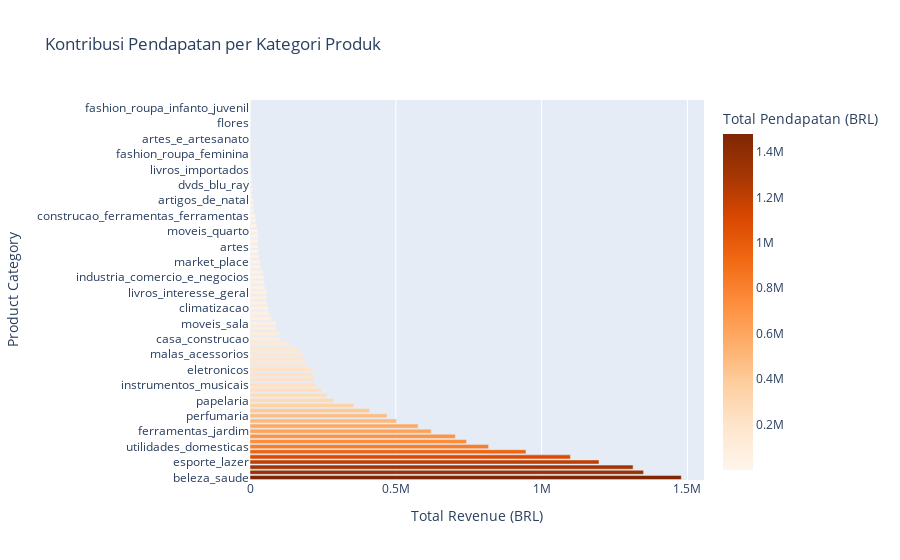
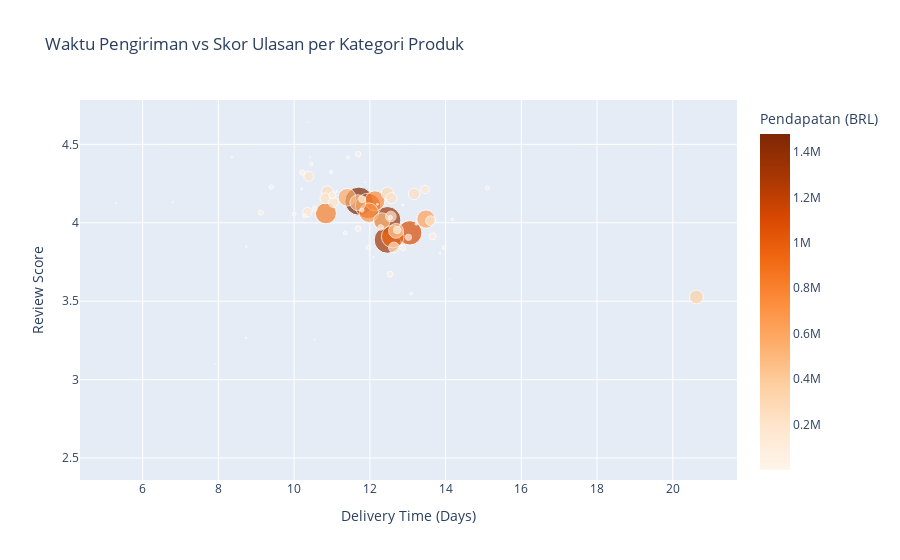

Notebook cell for these charts, in order:
### Markdown cell above
# Pertanyaan Bisnis 2: Produk atau kategori apa yang memberikan kontribusi pendapatan terbesar?

### Code cell
# Tambahkan kolom total_value jika belum ada
if 'total_value' not in df.columns:
    df['total_value'] = df['price'] + df['freight_value']

# Analisis kontribusi pendapatan dan performa produk
def revenue_and_performance_analysis(df):
    """
    Analyze revenue contribution, delivery time, and review scores by product category.
    """
    # Group by product category to calculate revenue, delivery time, and review score
    category_performance = (
        df.groupby('product_category_name')
        .agg({
            'total_value': 'sum',  # Total revenue
            'delivery_time': 'mean',  # Average delivery time
            'review_score': 'mean'  # Average review score
        })
        .sort_values('total_value', ascending=False)
        .reset_index()
    )
    
    # Visualisasi kontribusi pendapatan
    fig_revenue = px.bar(
        category_performance,
        x='total_value',
        y='product_category_name',
        color='total_value',
        color_continuous_scale='Oranges',
        title='Kontribusi Pendapatan per Kategori Produk',
        labels={'total_value': 'Total Pendapatan (BRL)', 'product_category_name': 'Kategori Produk'},
        orientation='h'
    )
    fig_revenue.update_layout(
        xaxis_title="Total Revenue (BRL)",
        yaxis_title="Product Category",
        font=dict(size=12),
        showlegend=False
    )
    fig_revenue.show()

    # Visualisasi waktu pengiriman vs skor ulasan
    fig_performance = px.scatter(
        category_performance,
        x='delivery_time',
        y='review_score',
        size='total_value',
        color='total_value',
        color_continuous_scale='Oranges',
        title='Waktu Pengiriman vs Skor Ulasan per Kategori Produk',
        labels={
            'delivery_time': 'Waktu Pengiriman (Hari)',
            'review_score': 'Skor Ulasan',
            'total_value': 'Pendapatan (BRL)'
        },
        hover_data=['product_category_name']
    )
    fig_performance.update_layout(
        xaxis_title="Delivery Time (Days)",
        yaxis_title="Review Score",
        font=dict(size=12),
        showlegend=True
    )
    fig_performance.show()

# Panggil fungsi untuk visualisasi
revenue_and_performance_analysis(df)

### Figure 1 — Plotly figure (JSON) as saved in the notebook; plotly's stock layout.template omitted (floating-point values rounded to 4 significant figures)
{"data": [{"alignmentgroup": "True", "hovertemplate": "Total Pendapatan (BRL)=%{marker.color}<br>Kategori Produk=%{y}<extra></extra>", "legendgroup": "", "marker": {"color": [1479000.0, 1349000.0, 1313000.0, 1197000.0, 1098000.0, 946300.0, 818100.0, 742600.0, 704000.0, 621100.0, 576500.0, 502500.0, 469900.0, 409500.0, 355300.0, 286500.0, 263100.0, 244300.0, 226500.0, 221100.0, 216300.0, 210400.0, 196100.0, 185100.0, 179900.0, 168000.0, 135500.0, 101800.0, 100900.0, 90810.0, 89510.0, 73150.0, 65860.0, 62000.0, 61020.0, 58140.0, 57280.0, 51830.0, 48700.0, 47870.0, 45530.0, 37000.0, 35090.0, 31760.0, 29480.0, 28710.0, 28640.0, 27920.0, 27740.0, 23526, 21190.0, 17950.0, 13740.0, 12350.0, 11120.0, 8232.0, 8083.0, 7855.0, 6974.0, 6549.0, 5661.0, 5636.0, 4278.0, 3536.0, 2737.0, 2554.0, 2184.0, 2141.0, 1825.0, 1454.0, 1110.0, 955.0, 665.4, 324.5], "coloraxis": "coloraxis", "pattern": {"shape": ""}}, "name": "", "offsetgroup": "", "orientation": "h", "showlegend": false, "textposition": "auto", "type": "bar", "x": [1479000.0, 1349000.0, 1313000.0, 1197000.0, 1098000.0, 946300.0, 818100.0, 742600.0, 704000.0, 621100.0, 576500.0, 502500.0, 469900.0, 409500.0, 355300.0, 286500.0, 263100.0, 244300.0, 226500.0, 221100.0, 216300.0, 210400.0, 196100.0, 185100.0, 179900.0, 168000.0, 135500.0, 101800.0, 100900.0, 90810.0, 89510.0, 73150.0, 65860.0, 62000.0, 61020.0, 58140.0, 57280.0, 51830.0, 48700.0, 47870.0, 45530.0, 37000.0, 35090.0, 31760.0, 29480.0, 28710.0, 28640.0, 27920.0, 27740.0, 23526, 21190.0, 17950.0, 13740.0, 12350.0, 11120.0, 8232.0, 8083.0, 7855.0, 6974.0, 6549.0, 5661.0, 5636.0, 4278.0, 3536.0, 2737.0, 2554.0, 2184.0, 2141.0, 1825.0, 1454.0, 1110.0, 955.0, 665.4, 324.5], "xaxis": "x", "y": ["beleza_saude", "relogios_presentes", "cama_mesa_banho", "esporte_lazer", "informatica_acessorios", "moveis_decoracao", "utilidades_domesticas", "cool_stuff", "automotivo", "ferramentas_jardim", "brinquedos", "bebes", "perfumaria", "telefonia", "moveis_escritorio", "papelaria", "pet_shop", "pcs", "instrumentos_musicais", "Unknown", "eletroportateis", "eletronicos", "fashion_bolsas_e_acessorios", "consoles_games", "malas_acessorios", "construcao_ferramentas_construcao", "eletrodomesticos_2", "casa_construcao", "eletrodomesticos", "agro_industria_e_comercio", "moveis_sala", "casa_conforto", "telefonia_fixa", "climatizacao", "moveis_cozinha_area_de_servico_jantar_e_jardim", "audio", "livros_interesse_geral", "portateis_casa_forno_e_cafe", "construcao_ferramentas_iluminacao", "industria_comercio_e_negocios", "construcao_ferramentas_seguranca", "alimentos", "market_place", "construcao_ferramentas_jardim", "fashion_calcados", "artes", "bebidas", "sinalizacao_e_seguranca", "moveis_quarto", "livros_tecnicos", "alimentos_bebidas", "construcao_ferramentas_ferramentas", "fashion_roupa_masculina", "fashion_underwear_e_moda_praia", "artigos_de_natal", "cine_foto", "tablets_impressao_imagem", "dvds_blu_ray", "musica", "moveis_colchao_e_estofado", "livros_importados", "artigos_de_festas", "portateis_cozinha_e_preparadores_de_alimentos", "fashion_roupa_feminina", "fashion_esporte", "la_cuisine", "artes_e_artesanato", "fraldas_higiene", "pc_gamer", "flores", "casa_conforto_2", "cds_dvds_musicais", "fashion_roupa_infanto_juvenil", "seguros_e_servicos"], "yaxis": "y"}], "layout": {"barmode": "relative", "coloraxis": {"colorbar": {"title": {"text": "Total Pendapatan (BRL)"}}, "colorscale": [[0, "rgb(255,245,235)"], [0.125, "rgb(254,230,206)"], [0.25, "rgb(253,208,162)"], [0.375, "rgb(253,174,107)"], [0.5, "rgb(253,141,60)"], [0.625, "rgb(241,105,19)"], [0.75, "rgb(217,72,1)"], [0.875, "rgb(166,54,3)"], [1, "rgb(127,39,4)"]]}, "font": {"size": 12}, "legend": {"tracegroupgap": 0}, "showlegend": false, "title": {"text": "Kontribusi Pendapatan per Kategori Produk"}, "xaxis": {"anchor": "y", "domain": [0, 1], "title": {"text": "Total Revenue (BRL)"}}, "yaxis": {"anchor": "x", "domain": [0, 1], "title": {"text": "Product Category"}}}}

### Figure 2 — Plotly figure (JSON) as saved in the notebook; plotly's stock layout.template omitted (floating-point values rounded to 4 significant figures)
{"data": [{"customdata": [["beleza_saude"], ["relogios_presentes"], ["cama_mesa_banho"], ["esporte_lazer"], ["informatica_acessorios"], ["moveis_decoracao"], ["utilidades_domesticas"], ["cool_stuff"], ["automotivo"], ["ferramentas_jardim"], ["brinquedos"], ["bebes"], ["perfumaria"], ["telefonia"], ["moveis_escritorio"], ["papelaria"], ["pet_shop"], ["pcs"], ["instrumentos_musicais"], ["Unknown"], ["eletroportateis"], ["eletronicos"], ["fashion_bolsas_e_acessorios"], ["consoles_games"], ["malas_acessorios"], ["construcao_ferramentas_construcao"], ["eletrodomesticos_2"], ["casa_construcao"], ["eletrodomesticos"], ["agro_industria_e_comercio"], ["moveis_sala"], ["casa_conforto"], ["telefonia_fixa"], ["climatizacao"], ["moveis_cozinha_area_de_servico_jantar_e_jardim"], ["audio"], ["livros_interesse_geral"], ["portateis_casa_forno_e_cafe"], ["construcao_ferramentas_iluminacao"], ["industria_comercio_e_negocios"], ["construcao_ferramentas_seguranca"], ["alimentos"], ["market_place"], ["construcao_ferramentas_jardim"], ["fashion_calcados"], ["artes"], ["bebidas"], ["sinalizacao_e_seguranca"], ["moveis_quarto"], ["livros_tecnicos"], ["alimentos_bebidas"], ["construcao_ferramentas_ferramentas"], ["fashion_roupa_masculina"], ["fashion_underwear_e_moda_praia"], ["artigos_de_natal"], ["cine_foto"], ["tablets_impressao_imagem"], ["dvds_blu_ray"], ["musica"], ["moveis_colchao_e_estofado"], ["livros_importados"], ["artigos_de_festas"], ["portateis_cozinha_e_preparadores_de_alimentos"], ["fashion_roupa_feminina"], ["fashion_esporte"], ["la_cuisine"], ["artes_e_artesanato"], ["fraldas_higiene"], ["pc_gamer"], ["flores"], ["casa_conforto_2"], ["cds_dvds_musicais"], ["fashion_roupa_infanto_juvenil"], ["seguros_e_servicos"]], "hovertemplate": "Waktu Pengiriman (Hari)=%{x}<br>Skor Ulasan=%{y}<br>Pendapatan (BRL)=%{marker.color}<br>product_category_name=%{customdata[0]}<extra></extra>", "legendgroup": "", "marker": {"color": [1479000.0, 1349000.0, 1313000.0, 1197000.0, 1098000.0, 946300.0, 818100.0, 742600.0, 704000.0, 621100.0, 576500.0, 502500.0, 469900.0, 409500.0, 355300.0, 286500.0, 263100.0, 244300.0, 226500.0, 221100.0, 216300.0, 210400.0, 196100.0, 185100.0, 179900.0, 168000.0, 135500.0, 101800.0, 100900.0, 90810.0, 89510.0, 73150.0, 65860.0, 62000.0, 61020.0, 58140.0, 57280.0, 51830.0, 48700.0, 47870.0, 45530.0, 37000.0, 35090.0, 31760.0, 29480.0, 28710.0, 28640.0, 27920.0, 27740.0, 23526, 21190.0, 17950.0, 13740.0, 12350.0, 11120.0, 8232.0, 8083.0, 7855.0, 6974.0, 6549.0, 5661.0, 5636.0, 4278.0, 3536.0, 2737.0, 2554.0, 2184.0, 2141.0, 1825.0, 1454.0, 1110.0, 955.0, 665.4, 324.5], "coloraxis": "coloraxis", "size": [1479000.0, 1349000.0, 1313000.0, 1197000.0, 1098000.0, 946300.0, 818100.0, 742600.0, 704000.0, 621100.0, 576500.0, 502500.0, 469900.0, 409500.0, 355300.0, 286500.0, 263100.0, 244300.0, 226500.0, 221100.0, 216300.0, 210400.0, 196100.0, 185100.0, 179900.0, 168000.0, 135500.0, 101800.0, 100900.0, 90810.0, 89510.0, 73150.0, 65860.0, 62000.0, 61020.0, 58140.0, 57280.0, 51830.0, 48700.0, 47870.0, 45530.0, 37000.0, 35090.0, 31760.0, 29480.0, 28710.0, 28640.0, 27920.0, 27740.0, 23526, 21190.0, 17950.0, 13740.0, 12350.0, 11120.0, 8232.0, 8083.0, 7855.0, 6974.0, 6549.0, 5661.0, 5636.0, 4278.0, 3536.0, 2737.0, 2554.0, 2184.0, 2141.0, 1825.0, 1454.0, 1110.0, 955.0, 665.4, 324.5], "sizemode": "area", "sizeref": 3697.0, "symbol": "circle"}, "mode": "markers", "name": "", "orientation": "v", "showlegend": false, "type": "scatter", "x": [11.71, 12.46, 12.46, 11.95, 13.05, 12.6, 10.84, 12.13, 11.97, 13.48, 11.4, 12.31, 11.68, 12.69, 20.62, 12.46, 10.88, 13.17, 12.57, 12.64, 10.83, 12.55, 11.04, 13.61, 10.39, 10.35, 13.46, 12.72, 11.01, 11.8, 13.66, 13.02, 12.54, 12.29, 11.69, 12.88, 11.69, 10.22, 9.121, 10.54, 11.97, 9.393, 12.54, 11.79, 15.11, 11.35, 10.28, 10, 13.96, 10.46, 10.98, 11.43, 13.1, 13.22, 14.18, 10.2, 12.2, 12.87, 11.12, 13.85, 8.355, 8.739, 8.733, 12.1, 11.87, 6.8, 5.292, 10.54, 7.9, 10.42, 14.11, 10.36, 10.12, 15], "xaxis": "x", "y": [4.138, 4.018, 3.891, 4.107, 3.936, 3.912, 4.06, 4.14, 4.064, 4.024, 4.163, 4.012, 4.128, 3.949, 3.527, 4.188, 4.197, 4.184, 4.157, 3.842, 4.156, 4.04, 4.131, 4.013, 4.296, 4.067, 4.213, 3.954, 4.175, 4.151, 3.914, 3.908, 3.673, 3.97, 3.963, 3.841, 4.439, 4.321, 4.066, 4.089, 3.843, 4.229, 4.033, 4.081, 4.223, 3.935, 4.044, 4.055, 3.841, 4.375, 4.324, 4.416, 3.549, 3.993, 4.02, 4.216, 4.118, 4.114, 4.2, 3.805, 4.419, 3.848, 3.267, 3.78, 4.258, 4.133, 4.125, 3.256, 3.1, 4.419, 3.643, 4.643, 4.5, 2.5], "yaxis": "y"}], "layout": {"coloraxis": {"colorbar": {"title": {"text": "Pendapatan (BRL)"}}, "colorscale": [[0, "rgb(255,245,235)"], [0.125, "rgb(254,230,206)"], [0.25, "rgb(253,208,162)"], [0.375, "rgb(253,174,107)"], [0.5, "rgb(253,141,60)"], [0.625, "rgb(241,105,19)"], [0.75, "rgb(217,72,1)"], [0.875, "rgb(166,54,3)"], [1, "rgb(127,39,4)"]]}, "font": {"size": 12}, "legend": {"itemsizing": "constant", "tracegroupgap": 0}, "showlegend": true, "title": {"text": "Waktu Pengiriman vs Skor Ulasan per Kategori Produk"}, "xaxis": {"anchor": "y", "domain": [0, 1], "title": {"text": "Delivery Time (Days)"}}, "yaxis": {"anchor": "x", "domain": [0, 1], "title": {"text": "Review Score"}}}}
